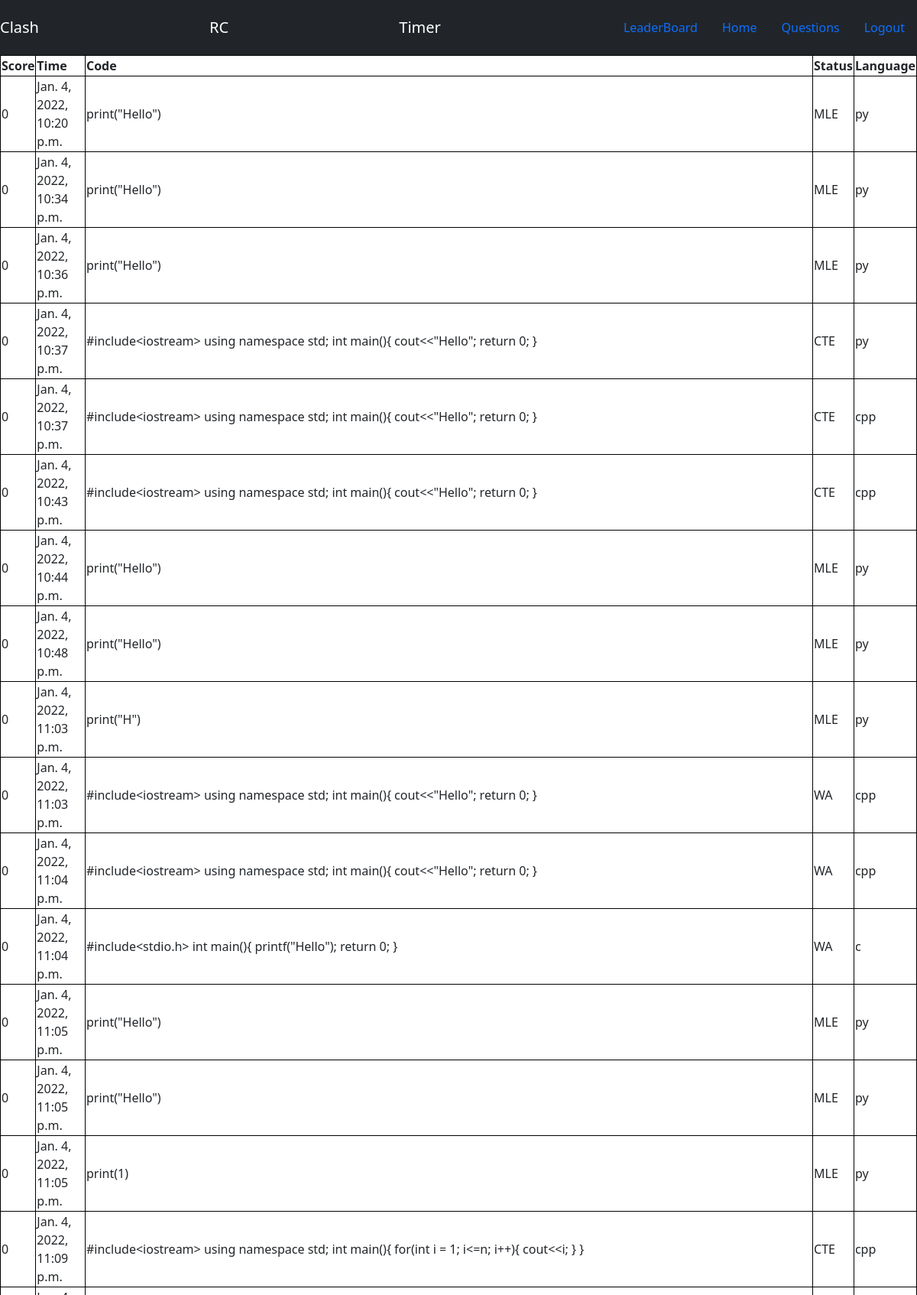
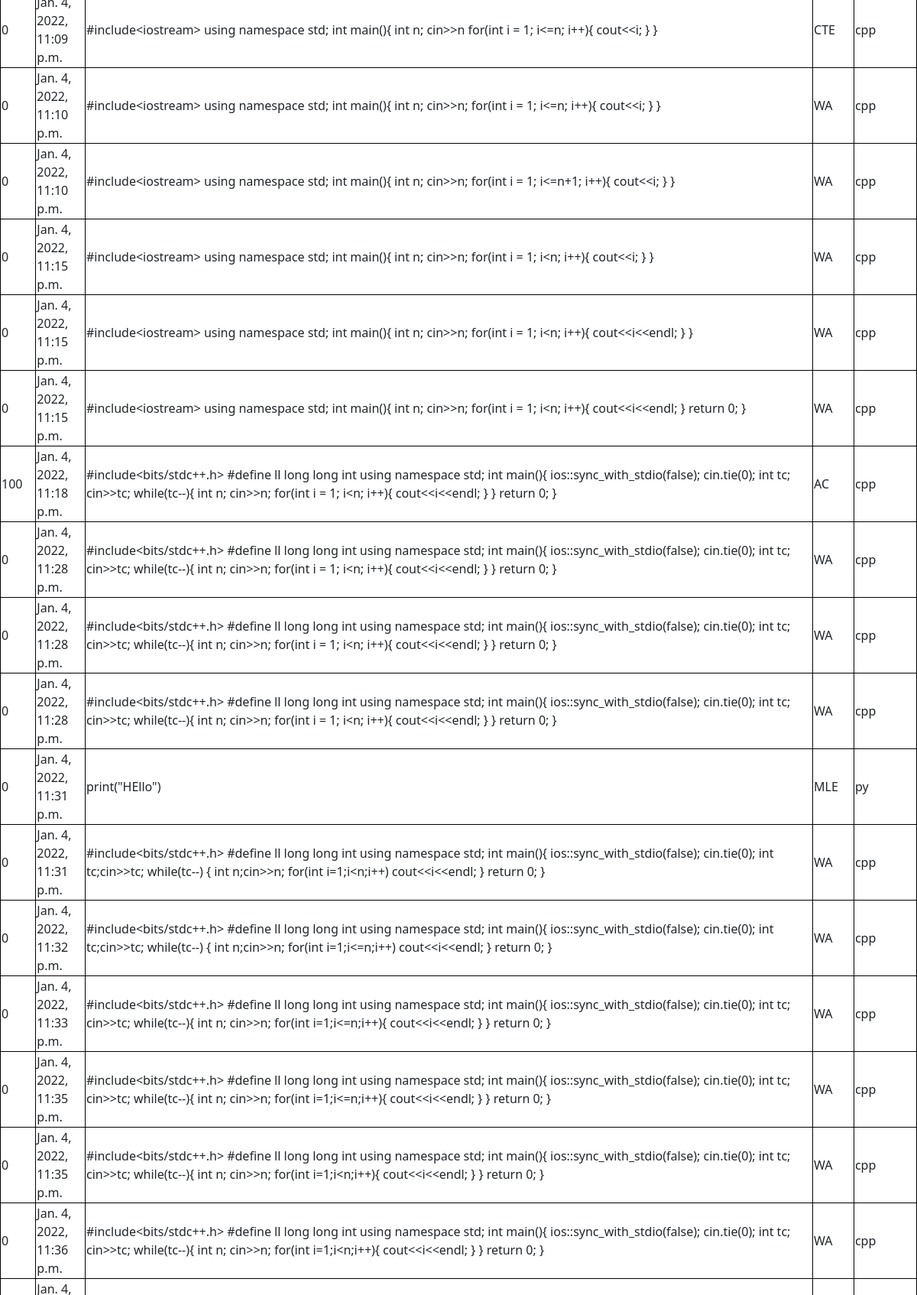
The page /clash/mysubs/1 (signed in, upper part) on the database its author committed (2 pictures, top to bottom).
### clash/models.py (models this page shows)
class Submission(models.Model):
    q_id = models.ForeignKey(Question, null=True, on_delete=models.CASCADE)
    p_id = models.ForeignKey(Player, null=True, on_delete=models.CASCADE)
    score = models.IntegerField(null=True)
    time = models.DateTimeField(auto_now_add=True, blank=True)
    code = models.TextField(null=True)  # text field
    status = models.CharField(
        max_length=10,
        null=True,
        choices=(
            ("WA", "Wrong Answer"),
            ("AC", "Accepted"),
            ("TLE", "Time Limit Exceeded"),
            ("CTE", "Compile Time Error"),
            ("RE", "Runtime Error"),
            ("MLE", "Memory Limit Exceeded"),
        ),
    )  # four type of submission status(WA, PASS, TLE, CTE)
    language = models.CharField(
        max_length=10, null=True, choices=(("c", "C"), ("cpp", "C++"), ("py", "Python"))
    )

### clash/decorators.py (the view)
    def time_difference(request, *args, **kwargs):
        date_now = datetime.today()
        date_now_timestamp = int(date_now.timestamp())
        remain_seconds = final_time_timestamp - date_now_timestamp
        a = remain_seconds
        time_delta = timedelta(seconds=remain_seconds)
        remaining_seconds = time_delta.seconds  # extract seconds
        remaining_minutes, remaining_seconds = divmod(remaining_seconds, 60)
        remaining_hours, remaining_minutes = divmod(remaining_minutes, 60)
        print(remain_seconds)
        if a < 0:
            return clash.views.logout_view(request)
        else:
            return view_fun(request, *args, **kwargs)

### clash/views.py (called while the page is built)
@login_required
@timer
def mysubmission(request, pk):
    l1 = []
    for i in Submission.objects.all().filter(
        p_id=Player.objects.get(user=request.user), q_id=pk
    ):
        l1.append(i)
    return render(request, "mysub.html", {"data": l1})

### clash/templates/mysub.html (shortened to what this page needs)
{% extends 'home.html' %}
{% block body %}
<table>
    <tr>
        <th>Score</th>
        <th>Time</th>
        <th>Code</th>
        <th>Status</th>
        <th>Language</th>
    </tr>
    {% for sub in data %}
    <tr>
        <td>{{sub.score}}</td>
        <td>{{sub.time}}</td>
        <td>{{sub.code}}</td>
        <td>{{sub.status}}</td>
        <td>{{sub.language}}</td>
    </tr>
    {% endfor %}
</table>
{%endblock%}

### clash/templates/mysub.html (style rules this page uses)
table, th, td { border: 1px solid black; border-collapse: collapse; }

### rows shown on the page
Submission: score "0", time "Jan. 4, 2022, 10:20 p.m.", code "print(\"Hello\")", status "MLE", language "py"
Submission: score "0", time "Jan. 4, 2022, 10:34 p.m.", code "print(\"Hello\")", status "MLE", language "py"
Submission: score "0", time "Jan. 4, 2022, 10:36 p.m.", code "print(\"Hello\")", status "MLE", language "py"
Submission: score "0", time "Jan. 4, 2022, 10:37 p.m.", code "#include<iostream> using namespace std; int main(){ cout<<\"Hello\"; return 0; }", status "CTE", language "py"
Submission: score "0", time "Jan. 4, 2022, 10:37 p.m.", code "#include<iostream> using namespace std; int main(){ cout<<\"Hello\"; return 0; }", status "CTE", language "cpp"
Submission: score "0", time "Jan. 4, 2022, 10:43 p.m.", code "#include<iostream> using namespace std; int main(){ cout<<\"Hello\"; return 0; }", status "CTE", language "cpp"
Submission: score "0", time "Jan. 4, 2022, 10:44 p.m.", code "print(\"Hello\")", status "MLE", language "py"
Submission: score "0", time "Jan. 4, 2022, 10:48 p.m.", code "print(\"Hello\")", status "MLE", language "py"
Submission: score "0", time "Jan. 4, 2022, 11:03 p.m.", code "print(\"H\")", status "MLE", language "py"
Submission: score "0", time "Jan. 4, 2022, 11:03 p.m.", code "#include<iostream> using namespace std; int main(){ cout<<\"Hello\"; return 0; }", status "WA", language "cpp"
Submission: score "0", time "Jan. 4, 2022, 11:04 p.m.", code "#include<iostream> using namespace std; int main(){ cout<<\"Hello\"; return 0; }", status "WA", language "cpp"
Submission: score "0", time "Jan. 4, 2022, 11:04 p.m.", code "#include<stdio.h> int main(){ printf(\"Hello\"); return 0; }", status "WA", language "c"
Submission: score "0", time "Jan. 4, 2022, 11:05 p.m.", code "print(\"Hello\")", status "MLE", language "py"
Submission: score "0", time "Jan. 4, 2022, 11:05 p.m.", code "print(\"Hello\")", status "MLE", language "py"
Submission: score "0", time "Jan. 4, 2022, 11:05 p.m.", code "print(1)", status "MLE", language "py"
Submission: score "0", time "Jan. 4, 2022, 11:09 p.m.", code "#include<iostream> using namespace std; int main(){ for(int i = 1; i<=n; i++){ cout<<i; } }", status "CTE", language "cpp"
Submission: score "0", time "Jan. 4, 2022, 11:09 p.m.", code "#include<iostream> using namespace std; int main(){ int n; cin>>n for(int i = 1; i<=n; i++){ cout<<i; } }", status "CTE", language "cpp"
Submission: score "0", time "Jan. 4, 2022, 11:10 p.m.", code "#include<iostream> using namespace std; int main(){ int n; cin>>n; for(int i = 1; i<=n; i++){ cout<<i; } }", status "WA", language "cpp"
Submission: score "0", time "Jan. 4, 2022, 11:10 p.m.", code "#include<iostream> using namespace std; int main(){ int n; cin>>n; for(int i = 1; i<=n+1; i++){ cout<<i; } }", status "WA", language "cpp"
Submission: score "0", time "Jan. 4, 2022, 11:15 p.m.", code "#include<iostream> using namespace std; int main(){ int n; cin>>n; for(int i = 1; i<n; i++){ cout<<i; } }", status "WA", language "cpp"
Submission: score "0", time "Jan. 4, 2022, 11:15 p.m.", code "#include<iostream> using namespace std; int main(){ int n; cin>>n; for(int i = 1; i<n; i++){ cout<<i<<endl; } }", status "WA", language "cpp"
Submission: score "0", time "Jan. 4, 2022, 11:15 p.m.", code "#include<iostream> using namespace std; int main(){ int n; cin>>n; for(int i = 1; i<n; i++){ cout<<i<<endl; } return 0; }", status "WA", language "cpp"
Submission: score "100", time "Jan. 4, 2022, 11:18 p.m.", code "#include<bits/stdc++.h> #define ll long long int using namespace std; int main(){ ios::sync_with_stdio(false); cin.tie(0); int tc; cin>>tc; while(tc--){ int n; cin>>n; for(int i = 1; i<n; i++){ cout<<i<<endl; } } return 0; }", status "AC", language "cpp"
Submission: score "0", time "Jan. 4, 2022, 11:28 p.m.", code "#include<bits/stdc++.h> #define ll long long int using namespace std; int main(){ ios::sync_with_stdio(false); cin.tie(0); int tc; cin>>tc; while(tc--){ int n; cin>>n; for(int i = 1; i<n; i++){ cout<<i<<endl; } } return 0; }", status "WA", language "cpp"
Submission: score "0", time "Jan. 4, 2022, 11:28 p.m.", code "#include<bits/stdc++.h> #define ll long long int using namespace std; int main(){ ios::sync_with_stdio(false); cin.tie(0); int tc; cin>>tc; while(tc--){ int n; cin>>n; for(int i = 1; i<n; i++){ cout<<i<<endl; } } return 0; }", status "WA", language "cpp"
Submission: score "0", time "Jan. 4, 2022, 11:28 p.m.", code "#include<bits/stdc++.h> #define ll long long int using namespace std; int main(){ ios::sync_with_stdio(false); cin.tie(0); int tc; cin>>tc; while(tc--){ int n; cin>>n; for(int i = 1; i<n; i++){ cout<<i<<endl; } } return 0; }", status "WA", language "cpp"
Submission: score "0", time "Jan. 4, 2022, 11:31 p.m.", code "print(\"HEllo\")", status "MLE", language "py"
Submission: score "0", time "Jan. 4, 2022, 11:31 p.m.", code "#include<bits/stdc++.h> #define ll long long int using namespace std; int main(){ ios::sync_with_stdio(false); cin.tie(0); int tc;cin>>tc; while(tc--) { int n;cin>>n; for(int i=1;i<n;i++) cout<<i<<endl; } return 0; }", status "WA", language "cpp"
Submission: score "0", time "Jan. 4, 2022, 11:32 p.m.", code "#include<bits/stdc++.h> #define ll long long int using namespace std; int main(){ ios::sync_with_stdio(false); cin.tie(0); int tc;cin>>tc; while(tc--) { int n;cin>>n; for(int i=1;i<=n;i++) cout<<i<<endl; } return 0; }", status "WA", language "cpp"
Submission: score "0", time "Jan. 4, 2022, 11:33 p.m.", code "#include<bits/stdc++.h> #define ll long long int using namespace std; int main(){ ios::sync_with_stdio(false); cin.tie(0); int tc; cin>>tc; while(tc--){ int n; cin>>n; for(int i=1;i<=n;i++){ cout<<i<<endl; } } return 0; }", status "WA", language "cpp"
Submission: score "0", time "Jan. 4, 2022, 11:35 p.m.", code "#include<bits/stdc++.h> #define ll long long int using namespace std; int main(){ ios::sync_with_stdio(false); cin.tie(0); int tc; cin>>tc; while(tc--){ int n; cin>>n; for(int i=1;i<=n;i++){ cout<<i<<endl; } } return 0; }", status "WA", language "cpp"
Submission: score "0", time "Jan. 4, 2022, 11:35 p.m.", code "#include<bits/stdc++.h> #define ll long long int using namespace std; int main(){ ios::sync_with_stdio(false); cin.tie(0); int tc; cin>>tc; while(tc--){ int n; cin>>n; for(int i=1;i<n;i++){ cout<<i<<endl; } } return 0; }", status "WA", language "cpp"
Submission: score "0", time "Jan. 4, 2022, 11:36 p.m.", code "#include<bits/stdc++.h> #define ll long long int using namespace std; int main(){ ios::sync_with_stdio(false); cin.tie(0); int tc; cin>>tc; while(tc--){ int n; cin>>n; for(int i=1;i<n;i++){ cout<<i<<endl; } } return 0; }", status "WA", language "cpp"
